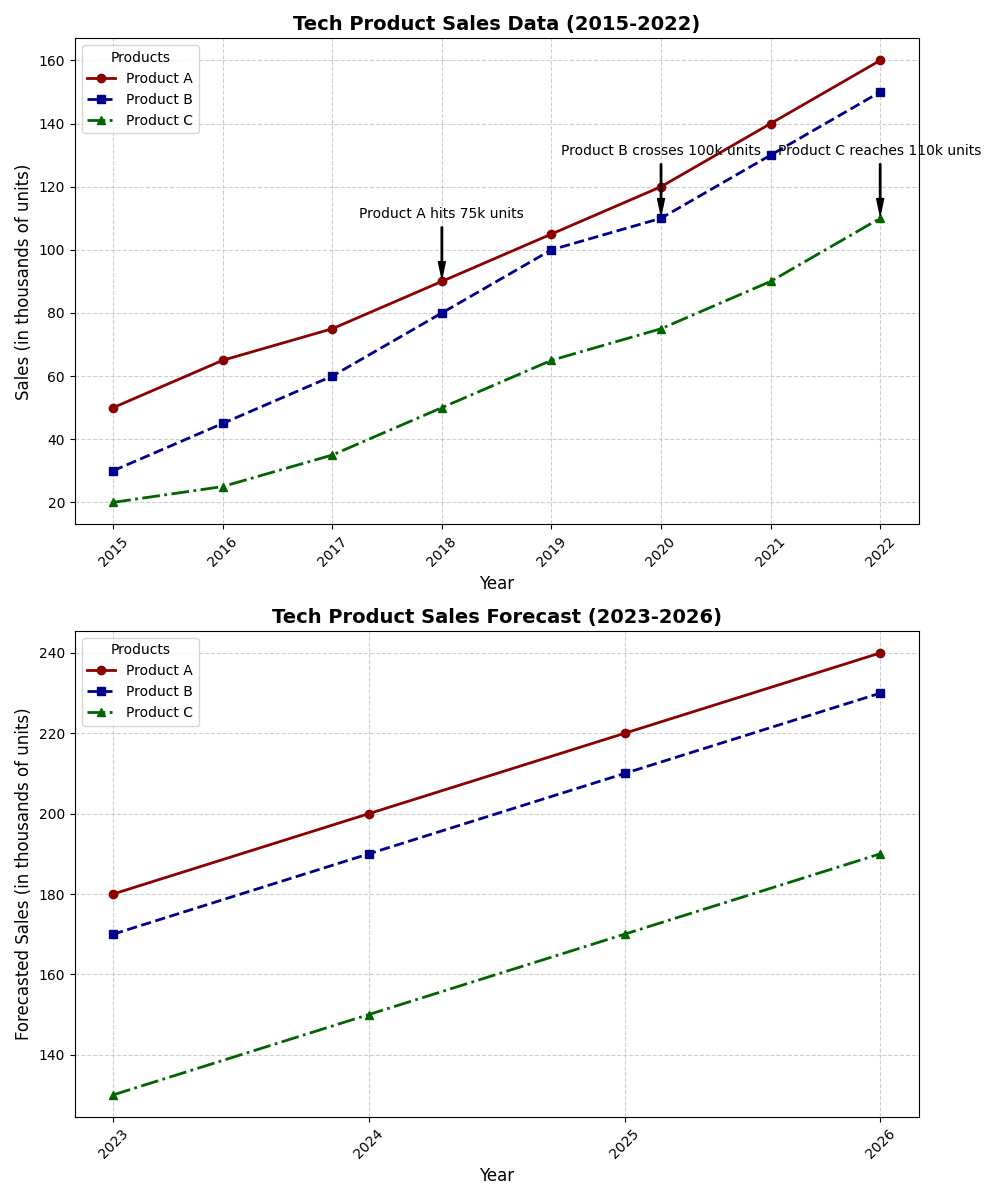

Write the Python code that produced this figure.
import matplotlib.pyplot as plt
import numpy as np

years_actual = np.arange(2015, 2023)
years_forecast = np.arange(2023, 2027)

product_a_sales = np.array([50, 65, 75, 90, 105, 120, 140, 160])
product_b_sales = np.array([30, 45, 60, 80, 100, 110, 130, 150])
product_c_sales = np.array([20, 25, 35, 50, 65, 75, 90, 110])

product_a_forecast = np.array([180, 200, 220, 240])
product_b_forecast = np.array([170, 190, 210, 230])
product_c_forecast = np.array([130, 150, 170, 190])

# Create 2x1 subplot layout
fig, axes = plt.subplots(2, 1, figsize=(10, 12))

# Plot actual sales data
ax1 = axes[0]
ax1.plot(years_actual, product_a_sales, marker='o', linestyle='-', color='#8b0000', linewidth=2, label='Product A')
ax1.plot(years_actual, product_b_sales, marker='s', linestyle='--', color='#00008b', linewidth=2, label='Product B')
ax1.plot(years_actual, product_c_sales, marker='^', linestyle='-.', color='#006400', linewidth=2, label='Product C')
ax1.set_title('Tech Product Sales Data (2015-2022)', fontsize=14, fontweight='bold')
ax1.set_xlabel('Year', fontsize=12)
ax1.set_ylabel('Sales (in thousands of units)', fontsize=12)
ax1.set_xticks(years_actual)
ax1.set_xticklabels(years_actual, rotation=45)
ax1.legend(title='Products', loc='upper left', fontsize=10)
ax1.grid(True, linestyle='--', alpha=0.6)

annotations = {
    2018: ("Product A hits 75k units", product_a_sales[3]),
    2020: ("Product B crosses 100k units", product_b_sales[5]),
    2022: ("Product C reaches 110k units", product_c_sales[7]),
}
for year, (text, y_value) in annotations.items():
    ax1.annotate(text, xy=(year, y_value), xytext=(year, y_value + 20),
                arrowprops=dict(facecolor='black', shrink=0.05, width=1, headwidth=5), fontsize=10, color='black', ha='center')

# Plot forecasted sales data
ax2 = axes[1]
ax2.plot(years_forecast, product_a_forecast, marker='o', linestyle='-', color='#8b0000', linewidth=2, label='Product A')
ax2.plot(years_forecast, product_b_forecast, marker='s', linestyle='--', color='#00008b', linewidth=2, label='Product B')
ax2.plot(years_forecast, product_c_forecast, marker='^', linestyle='-.', color='#006400', linewidth=2, label='Product C')
ax2.set_title('Tech Product Sales Forecast (2023-2026)', fontsize=14, fontweight='bold')
ax2.set_xlabel('Year', fontsize=12)
ax2.set_ylabel('Forecasted Sales (in thousands of units)', fontsize=12)
ax2.set_xticks(years_forecast)
ax2.set_xticklabels(years_forecast, rotation=45)
ax2.legend(title='Products', loc='upper left', fontsize=10)
ax2.grid(True, linestyle='--', alpha=0.6)

plt.tight_layout()
plt.show()
